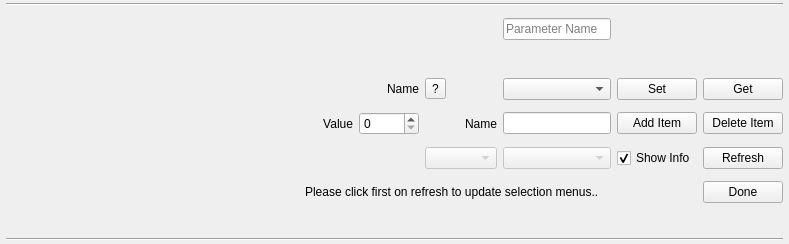
<?xml version="1.0" encoding="UTF-8"?>
<ui version="4.0">
 <class>QGCToolWidgetComboBox</class>
 <widget class="QWidget" name="QGCToolWidgetComboBox">
  <property name="geometry">
   <rect>
    <x>0</x>
    <y>0</y>
    <width>789</width>
    <height>244</height>
   </rect>
  </property>
  <property name="windowTitle">
   <string>Form</string>
  </property>
  <property name="layoutDirection">
   <enum>Qt::LeftToRight</enum>
  </property>
  <layout class="QGridLayout" name="gridLayout" columnstretch="10,0,0,0,0,0,0,0,0,0,0,0">
   <property name="leftMargin">
    <number>6</number>
   </property>
   <property name="topMargin">
    <number>3</number>
   </property>
   <property name="rightMargin">
    <number>6</number>
   </property>
   <property name="bottomMargin">
    <number>3</number>
   </property>
   <property name="horizontalSpacing">
    <number>6</number>
   </property>
   <property name="verticalSpacing">
    <number>12</number>
   </property>
   <item row="4" column="7">
    <widget class="QLabel" name="nameLabel">
     <property name="minimumSize">
      <size>
       <width>60</width>
       <height>0</height>
      </size>
     </property>
     <property name="text">
      <string>Name</string>
     </property>
     <property name="alignment">
      <set>Qt::AlignRight|Qt::AlignTrailing|Qt::AlignVCenter</set>
     </property>
    </widget>
   </item>
   <item row="4" column="8">
    <widget class="QToolButton" name="infoLabel">
     <property name="layoutDirection">
      <enum>Qt::LeftToRight</enum>
     </property>
     <property name="text">
      <string>?</string>
     </property>
     <property name="popupMode">
      <enum>QToolButton::DelayedPopup</enum>
     </property>
     <property name="toolButtonStyle">
      <enum>Qt::ToolButtonIconOnly</enum>
     </property>
     <property name="autoRaise">
      <bool>false</bool>
     </property>
     <property name="arrowType">
      <enum>Qt::NoArrow</enum>
     </property>
    </widget>
   </item>
   <item row="1" column="9">
    <widget class="QLineEdit" name="editNameLabel">
     <property name="placeholderText">
      <string>Parameter Name</string>
     </property>
    </widget>
   </item>
   <item row="7" column="9">
    <widget class="QLineEdit" name="editItemNameLabel"/>
   </item>
   <item row="7" column="7">
    <widget class="QSpinBox" name="editItemValueSpinBox"/>
   </item>
   <item row="4" column="9">
    <widget class="QComboBox" name="editOptionComboBox"/>
   </item>
   <item row="7" column="8">
    <widget class="QLabel" name="itemNameLabel">
     <property name="text">
      <string>Name</string>
     </property>
     <property name="alignment">
      <set>Qt::AlignRight|Qt::AlignTrailing|Qt::AlignVCenter</set>
     </property>
    </widget>
   </item>
   <item row="8" column="8">
    <widget class="QComboBox" name="editSelectComponentComboBox">
     <property name="enabled">
      <bool>false</bool>
     </property>
     <property name="toolTip">
      <string>Select component</string>
     </property>
     <property name="statusTip">
      <string>Select component</string>
     </property>
    </widget>
   </item>
   <item row="7" column="10">
    <widget class="QPushButton" name="editAddItemButton">
     <property name="text">
      <string>Add Item</string>
     </property>
    </widget>
   </item>
   <item row="7" column="11">
    <widget class="QPushButton" name="editRemoveItemButton">
     <property name="text">
      <string>Delete Item</string>
     </property>
    </widget>
   </item>
   <item row="7" column="6">
    <widget class="QLabel" name="itemValueLabel">
     <property name="text">
      <string>Value</string>
     </property>
     <property name="alignment">
      <set>Qt::AlignRight|Qt::AlignTrailing|Qt::AlignVCenter</set>
     </property>
    </widget>
   </item>
   <item row="8" column="9">
    <widget class="QComboBox" name="editSelectParamComboBox">
     <property name="enabled">
      <bool>false</bool>
     </property>
     <property name="toolTip">
      <string>Select parameter</string>
     </property>
     <property name="statusTip">
      <string>Select parameter</string>
     </property>
    </widget>
   </item>
   <item row="0" column="0" colspan="12">
    <widget class="Line" name="editLine1">
     <property name="minimumSize">
      <size>
       <width>0</width>
       <height>0</height>
      </size>
     </property>
     <property name="orientation">
      <enum>Qt::Horizontal</enum>
     </property>
    </widget>
   </item>
   <item row="4" column="11">
    <widget class="QPushButton" name="readButton">
     <property name="minimumSize">
      <size>
       <width>0</width>
       <height>0</height>
      </size>
     </property>
     <property name="toolTip">
      <string>Read the current parameter value on the system</string>
     </property>
     <property name="statusTip">
      <string>Read the current parameter value on the system</string>
     </property>
     <property name="text">
      <string>Get</string>
     </property>
    </widget>
   </item>
   <item row="11" column="11">
    <widget class="QPushButton" name="editDoneButton">
     <property name="text">
      <string>Done</string>
     </property>
    </widget>
   </item>
   <item row="4" column="10">
    <widget class="QPushButton" name="writeButton">
     <property name="minimumSize">
      <size>
       <width>0</width>
       <height>0</height>
      </size>
     </property>
     <property name="maximumSize">
      <size>
       <width>16777215</width>
       <height>16777215</height>
      </size>
     </property>
     <property name="toolTip">
      <string>Transmit the current slider value to the system</string>
     </property>
     <property name="statusTip">
      <string>Transmit the current slider value to the system</string>
     </property>
     <property name="text">
      <string>Set</string>
     </property>
    </widget>
   </item>
   <item row="8" column="10">
    <widget class="QCheckBox" name="editInfoCheckBox">
     <property name="text">
      <string>Show Info</string>
     </property>
     <property name="checked">
      <bool>true</bool>
     </property>
    </widget>
   </item>
   <item row="13" column="0" colspan="12">
    <widget class="Line" name="editLine2">
     <property name="minimumSize">
      <size>
       <width>0</width>
       <height>0</height>
      </size>
     </property>
     <property name="orientation">
      <enum>Qt::Horizontal</enum>
     </property>
    </widget>
   </item>
   <item row="12" column="2" colspan="10">
    <spacer name="verticalSpacer">
     <property name="orientation">
      <enum>Qt::Vertical</enum>
     </property>
     <property name="sizeHint" stdset="0">
      <size>
       <width>20</width>
       <height>40</height>
      </size>
     </property>
    </spacer>
   </item>
   <item row="4" column="0" colspan="3">
    <spacer name="horizontalSpacer">
     <property name="orientation">
      <enum>Qt::Horizontal</enum>
     </property>
     <property name="sizeHint" stdset="0">
      <size>
       <width>0</width>
       <height>20</height>
      </size>
     </property>
    </spacer>
   </item>
   <item row="11" column="3" colspan="7">
    <widget class="QLabel" name="editStatusLabel">
     <property name="text">
      <string>Please click first on refresh to update selection menus..</string>
     </property>
    </widget>
   </item>
   <item row="8" column="11">
    <widget class="QPushButton" name="editRefreshParamsButton">
     <property name="enabled">
      <bool>true</bool>
     </property>
     <property name="text">
      <string>Refresh</string>
     </property>
    </widget>
   </item>
   <item row="3" column="0" colspan="12">
    <widget class="QLabel" name="imageLabel">
     <property name="maximumSize">
      <size>
       <width>16777215</width>
       <height>150</height>
      </size>
     </property>
     <property name="text">
      <string/>
     </property>
     <property name="scaledContents">
      <bool>true</bool>
     </property>
    </widget>
   </item>
  </layout>
 </widget>
 <resources/>
 <connections/>
</ui>
